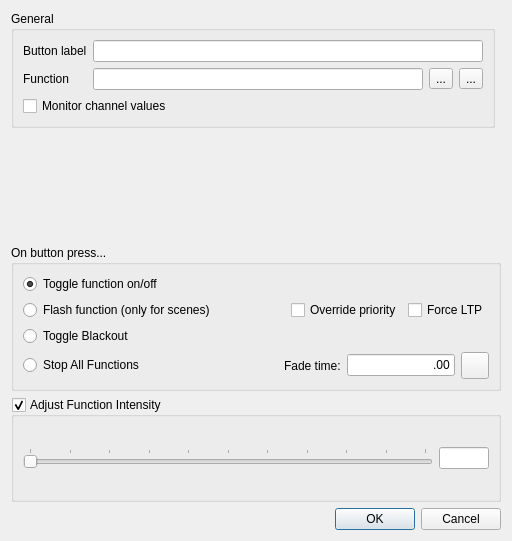
<?xml version="1.0" encoding="UTF-8"?>
<ui version="4.0">
 <author>Massimo Callegari</author>
 <comment>
  Q Light Controller Plus
  vcbuttonproperties.ui

  Copyright (c) 2015 Massimo Callegari

  Licensed under the Apache License, Version 2.0 (the &quot;License&quot;);
  you may not use this file except in compliance with the License.
  You may obtain a copy of the License at

      http://www.apache.org/licenses/LICENSE-2.0.txt

  Unless required by applicable law or agreed to in writing, software
  distributed under the License is distributed on an &quot;AS IS&quot; BASIS,
  WITHOUT WARRANTIES OR CONDITIONS OF ANY KIND, either express or implied.
  See the License for the specific language governing permissions and
  limitations under the License.
 </comment>
 <class>VCButtonProperties</class>
 <widget class="QDialog" name="VCButtonProperties">
  <property name="geometry">
   <rect>
    <x>0</x>
    <y>0</y>
    <width>512</width>
    <height>541</height>
   </rect>
  </property>
  <property name="windowTitle">
   <string>Button properties</string>
  </property>
  <layout class="QGridLayout" name="gridLayout">
   <item row="4" column="0" colspan="2">
    <widget class="QGroupBox" name="groupBox_4">
     <property name="title">
      <string>On button press...</string>
     </property>
     <layout class="QVBoxLayout">
      <item>
       <widget class="QRadioButton" name="m_toggle">
        <property name="toolTip">
         <string>Toggle the assigned function on/off with this button</string>
        </property>
        <property name="text">
         <string>Toggle function on/off</string>
        </property>
        <property name="checked">
         <bool>true</bool>
        </property>
       </widget>
      </item>
      <item>
       <layout class="QHBoxLayout" name="horizontalLayout_4">
        <item>
         <widget class="QRadioButton" name="m_flash">
          <property name="toolTip">
           <string>Flash the assigned function with this button</string>
          </property>
          <property name="text">
           <string>Flash function (only for scenes)</string>
          </property>
         </widget>
        </item>
        <item>
         <spacer name="horizontalSpacer">
          <property name="orientation">
           <enum>Qt::Horizontal</enum>
          </property>
          <property name="sizeHint" stdset="0">
           <size>
            <width>40</width>
            <height>20</height>
           </size>
          </property>
         </spacer>
        </item>
        <item>
         <widget class="QCheckBox" name="m_overridePriority">
          <property name="text">
           <string>Override priority</string>
          </property>
         </widget>
        </item>
        <item>
         <widget class="QCheckBox" name="m_forceLTP">
          <property name="text">
           <string>Force LTP</string>
          </property>
         </widget>
        </item>
       </layout>
      </item>
      <item>
       <widget class="QRadioButton" name="m_blackout">
        <property name="text">
         <string>Toggle Blackout</string>
        </property>
       </widget>
      </item>
      <item>
       <layout class="QHBoxLayout" name="horizontalLayout_2">
        <item>
         <widget class="QRadioButton" name="m_stopAll">
          <property name="sizePolicy">
           <sizepolicy hsizetype="MinimumExpanding" vsizetype="Fixed">
            <horstretch>0</horstretch>
            <verstretch>0</verstretch>
           </sizepolicy>
          </property>
          <property name="text">
           <string>Stop All Functions</string>
          </property>
         </widget>
        </item>
        <item>
         <widget class="QLabel" name="m_safFadeLabel">
          <property name="text">
           <string>Fade time:</string>
          </property>
         </widget>
        </item>
        <item>
         <widget class="QLineEdit" name="m_fadeOutEdit">
          <property name="sizePolicy">
           <sizepolicy hsizetype="Minimum" vsizetype="Fixed">
            <horstretch>0</horstretch>
            <verstretch>0</verstretch>
           </sizepolicy>
          </property>
          <property name="text">
           <string notr="true">.00</string>
          </property>
          <property name="alignment">
           <set>Qt::AlignRight|Qt::AlignTrailing|Qt::AlignVCenter</set>
          </property>
         </widget>
        </item>
        <item>
         <widget class="QToolButton" name="m_speedDialButton">
          <property name="icon">
           <iconset resource="../qlcui.qrc">
            <normaloff>:/speed.png</normaloff>:/speed.png</iconset>
          </property>
          <property name="iconSize">
           <size>
            <width>20</width>
            <height>20</height>
           </size>
          </property>
          <property name="checkable">
           <bool>true</bool>
          </property>
         </widget>
        </item>
       </layout>
      </item>
     </layout>
    </widget>
   </item>
   <item row="6" column="0" colspan="2">
    <widget class="QDialogButtonBox" name="m_buttonBox">
     <property name="orientation">
      <enum>Qt::Horizontal</enum>
     </property>
     <property name="standardButtons">
      <set>QDialogButtonBox::Cancel|QDialogButtonBox::Ok</set>
     </property>
    </widget>
   </item>
   <item row="5" column="0" colspan="2">
    <widget class="QGroupBox" name="m_intensityGroup">
     <property name="toolTip">
      <string>Adjust function intensity when it is running</string>
     </property>
     <property name="title">
      <string>Adjust Function Intensity</string>
     </property>
     <property name="checkable">
      <bool>true</bool>
     </property>
     <layout class="QHBoxLayout" name="horizontalLayout">
      <item>
       <widget class="QSlider" name="m_intensitySlider">
        <property name="sizePolicy">
         <sizepolicy hsizetype="MinimumExpanding" vsizetype="Fixed">
          <horstretch>1</horstretch>
          <verstretch>0</verstretch>
         </sizepolicy>
        </property>
        <property name="toolTip">
         <string>Function's adjusted intensity percentage when run</string>
        </property>
        <property name="minimum">
         <number>0</number>
        </property>
        <property name="maximum">
         <number>100</number>
        </property>
        <property name="orientation">
         <enum>Qt::Horizontal</enum>
        </property>
        <property name="invertedAppearance">
         <bool>false</bool>
        </property>
        <property name="invertedControls">
         <bool>false</bool>
        </property>
        <property name="tickPosition">
         <enum>QSlider::TicksAbove</enum>
        </property>
        <property name="tickInterval">
         <number>10</number>
        </property>
       </widget>
      </item>
      <item>
       <widget class="QLineEdit" name="m_intensityEdit">
        <property name="sizePolicy">
         <sizepolicy hsizetype="Fixed" vsizetype="Fixed">
          <horstretch>0</horstretch>
          <verstretch>0</verstretch>
         </sizepolicy>
        </property>
        <property name="maximumSize">
         <size>
          <width>50</width>
          <height>16777215</height>
         </size>
        </property>
        <property name="maxLength">
         <number>4</number>
        </property>
       </widget>
      </item>
     </layout>
    </widget>
   </item>
   <item row="0" column="0">
    <widget class="QGroupBox" name="m_generalGroup">
     <property name="sizePolicy">
      <sizepolicy hsizetype="MinimumExpanding" vsizetype="Preferred">
       <horstretch>0</horstretch>
       <verstretch>0</verstretch>
      </sizepolicy>
     </property>
     <property name="title">
      <string>General</string>
     </property>
     <layout class="QGridLayout" name="gridLayoutGeneral">
      <item row="0" column="0">
       <widget class="QLabel" name="m_nameLabel">
        <property name="text">
         <string>Button label</string>
        </property>
       </widget>
      </item>
      <item row="0" column="1" colspan="3">
       <widget class="QLineEdit" name="m_nameEdit">
        <property name="toolTip">
         <string>Text to display on the button</string>
        </property>
       </widget>
      </item>
      <item row="1" column="0">
       <widget class="QLabel" name="m_functionLabel">
        <property name="text">
         <string>Function</string>
        </property>
       </widget>
      </item>
      <item row="1" column="1">
       <widget class="QLineEdit" name="m_functionEdit">
        <property name="toolTip">
         <string>The function that this button controls</string>
        </property>
        <property name="readOnly">
         <bool>true</bool>
        </property>
       </widget>
      </item>
      <item row="1" column="2">
       <widget class="QToolButton" name="m_attachFunction">
        <property name="toolTip">
         <string>Attach a function to this button</string>
        </property>
        <property name="text">
         <string notr="true">...</string>
        </property>
        <property name="icon">
         <iconset resource="../qlcui.qrc">
          <normaloff>:/attach.png</normaloff>:/attach.png</iconset>
        </property>
        <property name="iconSize">
         <size>
          <width>32</width>
          <height>32</height>
         </size>
        </property>
       </widget>
      </item>
      <item row="1" column="3">
       <widget class="QToolButton" name="m_detachFunction">
        <property name="toolTip">
         <string>Detach the button's function attachment</string>
        </property>
        <property name="text">
         <string notr="true">...</string>
        </property>
        <property name="icon">
         <iconset resource="../qlcui.qrc">
          <normaloff>:/detach.png</normaloff>:/detach.png</iconset>
        </property>
        <property name="iconSize">
         <size>
          <width>32</width>
          <height>32</height>
         </size>
        </property>
       </widget>
      </item>
      <item row="2" column="0" colspan="4">
       <widget class="QCheckBox" name="m_monitorChannelValues">
        <property name="toolTip">
         <string>Highlight this button when DMX output matches the scene's channel values, even if the scene is not running directly</string>
        </property>
        <property name="text">
         <string>Monitor channel values</string>
        </property>
       </widget>
      </item>
     </layout>
    </widget>
   </item>
   <item row="1" column="0" colspan="2">
    <widget class="QFrame" name="frame">
     <layout class="QVBoxLayout" name="verticalLayout_3">
      <property name="leftMargin">
       <number>0</number>
      </property>
      <property name="topMargin">
       <number>0</number>
      </property>
      <property name="rightMargin">
       <number>0</number>
      </property>
      <property name="bottomMargin">
       <number>0</number>
      </property>
      <item>
       <layout class="QVBoxLayout" name="m_extControlLayout"/>
      </item>
     </layout>
    </widget>
   </item>
  </layout>
 </widget>
 <resources>
  <include location="../qlcui.qrc"/>
 </resources>
 <connections>
  <connection>
   <sender>m_buttonBox</sender>
   <signal>accepted()</signal>
   <receiver>VCButtonProperties</receiver>
   <slot>accept()</slot>
   <hints>
    <hint type="sourcelabel">
     <x>248</x>
     <y>254</y>
    </hint>
    <hint type="destinationlabel">
     <x>157</x>
     <y>274</y>
    </hint>
   </hints>
  </connection>
  <connection>
   <sender>m_buttonBox</sender>
   <signal>rejected()</signal>
   <receiver>VCButtonProperties</receiver>
   <slot>reject()</slot>
   <hints>
    <hint type="sourcelabel">
     <x>316</x>
     <y>260</y>
    </hint>
    <hint type="destinationlabel">
     <x>286</x>
     <y>274</y>
    </hint>
   </hints>
  </connection>
 </connections>
</ui>
